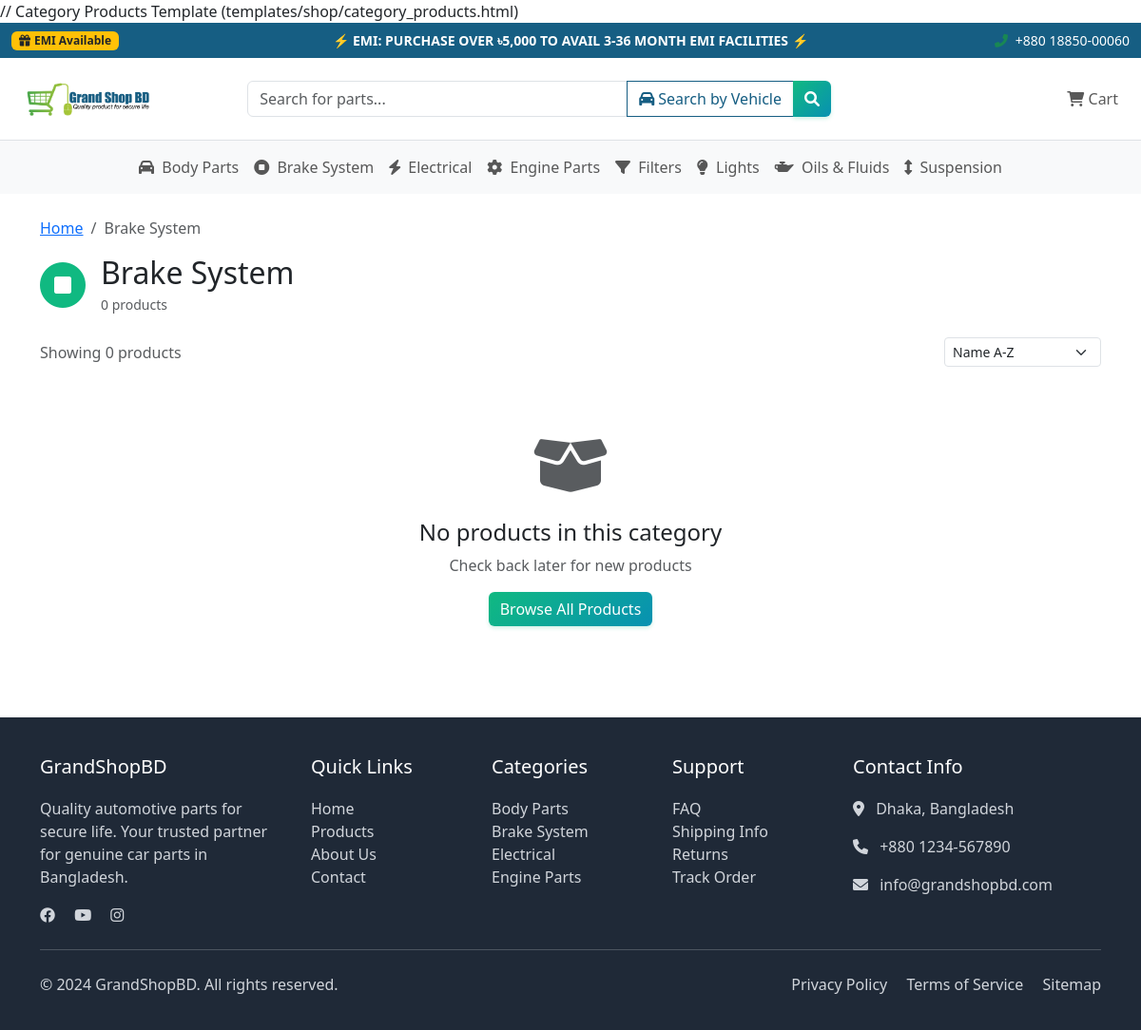
Page /category/brake-system/ on the committed database.
### shop/models.py (models this page shows, shortened)
class Category(models.Model):
    name = models.CharField(max_length=200)
    slug = models.SlugField(unique=True)
    parent = models.ForeignKey('self', null=True, blank=True, on_delete=models.CASCADE, related_name='children')
    description = models.TextField(blank=True)
    image = models.ImageField(upload_to='categories/', blank=True)
    icon = models.CharField(max_length=100, blank=True, help_text="CSS class for icon")
    is_active = models.BooleanField(default=True)
    order = models.PositiveIntegerField(default=0)
    created_at = models.DateTimeField(auto_now_add=True)
    class Meta:
        ordering = ['order', 'name']
        verbose_name_plural = "Categories"
    def get_absolute_url(self):
        return reverse('category_products', kwargs={'slug': self.slug})

### shop/views.py (the view)
# urls.py: path('category/<slug:slug>/', views.CategoryProductsView.as_view(), name='category_products'),
class CategoryProductsView(ListView):
    model = Product
    template_name = 'shop/category_products.html'
    context_object_name = 'products'
    paginate_by = 20
    def get_queryset(self):
        self.category = get_object_or_404(Category, slug=self.kwargs['slug'], is_active=True)
        categories = [self.category]
        def get_all_children(category):
            children = category.children.filter(is_active=True)
            for child in children:
                categories.append(child)
                get_all_children(child)
        get_all_children(self.category)
        return Product.objects.filter(
            category__in=categories,
            is_active=True
        ).select_related('brand', 'category').distinct()
    def get_context_data(self, **kwargs):
        context = super().get_context_data(**kwargs)
        context['category'] = self.category
        return context

### shop/context_processors.py (called while the page is built)
def site_context(request):
    context = {
        'site_name': 'GrandShopBD',
        'main_categories': Category.objects.filter(is_active=True, parent=None)[:8],
        'main_menu': MenuItem.objects.filter(is_active=True, parent=None),
    }
    cart_count = 0
    if request.user.is_authenticated:
        try:
            cart = Cart.objects.get(user=request.user)
            cart_count = cart.get_total_items()
        except Cart.DoesNotExist:
            pass
    elif request.session.session_key:
        try:
            cart = Cart.objects.get(session_key=request.session.session_key)
            cart_count = cart.get_total_items()
        except Cart.DoesNotExist:
            pass
    context['cart_count'] = cart_count
    return context

### templates/shop/category_products.html (shortened to what this page needs)
{% extends 'base.html' %}
{% load humanize %}
{% block content %}
<div class="container my-4">
    <nav aria-label="breadcrumb">
        <ol class="breadcrumb">
            <li class="breadcrumb-item"><a href="{% url 'home' %}">Home</a></li>
            <li class="breadcrumb-item active">{{ category.name }}</li>
        </ol>
    </nav>
    <div class="row mb-4">
        <div class="col-12">
            <div class="d-flex align-items-center">
                {% if category.image %}
                    <img src="{{ category.image.url }}" alt="{{ category.name }}" class="me-3 rounded" style="width: 60px; height: 60px; object-fit: cover;">
                {% elif category.icon %}
                    <i class="{{ category.icon }} fa-3x text-primary me-3"></i>
                {% endif %}
                <div>
                    <h1 class="h2 mb-1">{{ category.name }}</h1>
                    <small class="text-muted">{{ products.count }} products</small>
                </div>
            </div>
        </div>
    </div>
    <div class="row">
        <div class="col-12">
            <div class="d-flex justify-content-between align-items-center mb-4">
                <div>
                    <span class="text-muted">Showing {{ products.count }} products</span>
                </div>
                <div>
                    <select class="form-select form-select-sm" onchange="changeSort(this.value)">
                        <option value="name">Name A-Z</option>
                    </select>
                </div>
            </div>
            {% if products %}
                <div class="row">
                    {% for product in products %}
                        <div class="col-6 col-md-4 col-lg-3 mb-4">
                            <div class="card product-card h-100 position-relative">
                                {% if product.get_discount_percentage %}
                                    <div class="discount-badge">-{{ product.get_discount_percentage }}%</div>
                                {% endif %}
                                <a href="{{ product.get_absolute_url }}" class="text-decoration-none">
                                    {% with product.images.first as primary_image %}
                                        {% if primary_image %}
                                            <img src="{{ primary_image.image.url }}" class="card-img-top" alt="{{ product.name }}" style="height: 200px; object-fit: cover;">
                                        {% else %}
                                            <div class="card-img-top bg-light d-flex align-items-center justify-content-center" style="height: 200px;">
                                                <i class="fas fa-image text-muted fa-2x"></i>
                                            </div>
                                        {% endif %}
                                    {% endwith %}
                                </a>
                                <div class="card-body d-flex flex-column">
                                    <h6 class="card-title">
                                        <a href="{{ product.get_absolute_url }}" class="text-decoration-none text-dark">
                                            {{ product.name|truncatechars:50 }}
                                        </a>
                                    </h6>
                                    <small class="text-muted">{{ product.brand.name }}</small>
                                    <div class="mt-auto">
                                        <div class="mb-2">
                                            {% if product.offer_price %}
                                                <span class="price-old">৳{{ product.regular_price|floatformat:0 }}</span>
                                                <span class="price-new">৳{{ product.offer_price|floatformat:0 }}</span>
                                            {% else %}
                                                <span class="price-new">৳{{ product.regular_price|floatformat:0 }}</span>
                                            {% endif %}
                                        </div>
                                        {% if product.is_in_stock %}
                                            <div class="btn-group w-100" role="group">
                                                <button type="button" class="btn btn-outline-primary btn-sm" onclick="addToCart({{ product.id }})">
                                                    <i class="fas fa-cart-plus"></i>
                                                </button>
                                                <button type="button" class="btn btn-primary btn-sm flex-grow-1" onclick="buyNow({{ product.id }})">
                                                    Buy Now
                                                </button>
                                            </div>
                                        {% else %}
                                            <button type="button" class="btn btn-secondary btn-sm w-100" disabled>
                                                Out of Stock
                                            </button>
                                        {% endif %}
                                    </div>
                                </div>
                            </div>
                        </div>
                    {% endfor %}
                </div>
            {% else %}
                <div class="text-center py-5">
                    <i class="fas fa-box-open fa-4x text-muted mb-4"></i>
                    <h4>No products in this category</h4>
                    <p class="text-muted">Check back later for new products</p>
                    <a href="{% url 'product_list' %}" class="btn btn-primary">Browse All Products</a>
                </div>
            {% endif %}
        </div>
    </div>
</div>
{% endblock %}

### templates/base.html (shortened to what this page needs)
<!DOCTYPE html>
<html lang="en">
<head>
    <link href="https://cdn.jsdelivr.net/npm/bootstrap@5.3.0/dist/css/bootstrap.min.css" rel="stylesheet">
    <link href="https://cdnjs.cloudflare.com/ajax/libs/font-awesome/6.0.0/css/all.min.css" rel="stylesheet">
</head>
<body>
    <header>
        <div class="bg-dark text-white py-2">
            <div class="container-fluid">
                <div class="row align-items-center">
                    <div class="col-md-2">
                        <small class="badge bg-warning text-dark px-2 py-1">
                            <i class="fas fa-gift me-1"></i>EMI Available
                        </small>
                    </div>
                    <div class="col-md-8 text-center">
                        <small class="fw-bold">
                            <span class="text-warning">⚡</span>
                            EMI: PURCHASE OVER ৳5,000 TO AVAIL 3-36 MONTH EMI FACILITIES
                            <span class="text-warning">⚡</span>
                        </small>
                    </div>
                    <div class="col-md-2 text-end">
                        <small>
                            <i class="fas fa-phone-alt text-success me-1"></i>
                            <a href="tel:+8801885000060" class="text-white text-decoration-none">
                                +880 18850-00060
                            </a>
                        </small>
                    </div>
                </div>
            </div>
        </div>
        <nav class="navbar navbar-expand-lg navbar-light bg-white shadow-sm">
            <div class="container-fluid px-3">
                <a class="navbar-brand me-2" href="{% url 'home' %}">
                    <img src="/static/images/logo.png" alt="GrandShopBD" height="60" class="me-1">
                </a>
                <div class="flex-grow-1 mx-5 d-none d-lg-block">
                    <div class="position-relative">
                        <div class="input-group justify-content-center">
                            <input type="text" class="form-control" id="searchInput" placeholder="Search for parts..." style="max-width: 400px;">
                            <button class="btn btn-outline-primary" type="button" data-bs-toggle="modal" data-bs-target="#vehicleFilterModal">
                                <i class="fas fa-car me-1"></i>Search by Vehicle
                            </button>
                            <button class="btn btn-primary" type="button" onclick="performSearch()">
                                <i class="fas fa-search"></i>
                            </button>
                        </div>
                    </div>
                </div>
                <div class="collapse navbar-collapse" id="navbarNav">
                    <ul class="navbar-nav ms-auto">
                        <li class="nav-item">
                            <a class="nav-link position-relative" href="{% url 'cart' %}">
                                <i class="fas fa-shopping-cart"></i>
                                Cart
                            </a>
                        </li>
                    </ul>
                </div>
            </div>
        </nav>
        <nav class="navbar navbar-expand-lg navbar-light bg-light border-top">
            <div class="container">
                <div class="navbar-nav mx-auto">
                    {% for category in main_categories %}
                        <a class="nav-link" href="{{ category.get_absolute_url }}">
                            {% if category.icon %}
                                <i class="{{ category.icon }} me-1"></i>
                            {% endif %}
                            {{ category.name }}
                        </a>
                    {% endfor %}
                </div>
            </div>
        </nav>
    </header>
    <main>
        {% block content %}{% endblock %}
    </main>
    <footer class="footer mt-5">
        <div class="container">
            <div class="row">
                <div class="col-md-3">
                    <h5>GrandShopBD</h5>
                    <p>Quality automotive parts for secure life. Your trusted partner for genuine car parts in Bangladesh.</p>
                    <div>
                        <a href="#" class="me-3"><i class="fab fa-facebook"></i></a>
                        <a href="#" class="me-3"><i class="fab fa-youtube"></i></a>
                        <a href="#" class="me-3"><i class="fab fa-instagram"></i></a>
                    </div>
                </div>
                <div class="col-md-2">
                    <h5>Quick Links</h5>
                    <ul class="list-unstyled">
                        <li><a href="{% url 'home' %}">Home</a></li>
                        <li><a href="{% url 'product_list' %}">Products</a></li>
                        <li><a href="#">About Us</a></li>
                        <li><a href="#">Contact</a></li>
                    </ul>
                </div>
                <div class="col-md-2">
                    <h5>Categories</h5>
                    <ul class="list-unstyled">
                        {% for category in main_categories|slice:":4" %}
                            <li><a href="{{ category.get_absolute_url }}">{{ category.name }}</a></li>
                        {% endfor %}
                    </ul>
                </div>
                <div class="col-md-2">
                    <h5>Support</h5>
                    <ul class="list-unstyled">
                        <li><a href="#">FAQ</a></li>
                        <li><a href="#">Shipping Info</a></li>
                        <li><a href="#">Returns</a></li>
                        <li><a href="#">Track Order</a></li>
                    </ul>
                </div>
                <div class="col-md-3">
                    <h5>Contact Info</h5>
                    <p>
                        <i class="fas fa-map-marker-alt me-2"></i>
                        Dhaka, Bangladesh
                    </p>
                    <p>
                        <i class="fas fa-phone me-2"></i>
                        +880 1234-567890
                    </p>
                    <p>
                        <i class="fas fa-envelope me-2"></i>
                        info@grandshopbd.com
                    </p>
                </div>
            </div>
            <hr class="my-4">
            <div class="row">
                <div class="col-md-6">
                    <p>&copy; 2024 GrandShopBD. All rights reserved.</p>
                </div>
                <div class="col-md-6 text-end">
                    <a href="#" class="me-3">Privacy Policy</a>
                    <a href="#" class="me-3">Terms of Service</a>
                    <a href="#">Sitemap</a>
                </div>
            </div>
        </div>
    </footer>

### templates/base.html (style rules this page uses)
:root { --primary-color: #10b981; --secondary-color: #0891b2; --success-color: #059669; --danger-color: #ef4444; --warning-color: #f59e0b; --accent-color: #06b6d4; }
.container-fluid.px-3 { padding-left: 1rem; padding-right: 1rem; }
.navbar-brand.me-2 { margin-right: 0.5rem; }
.flex-grow-1 .input-group .form-control { max-width: 400px; min-width: 300px; }
.navbar-brand { color: var(--primary-color) !important; }
.btn-primary { background: linear-gradient(135deg, var(--primary-color), var(--secondary-color)); border: none; box-shadow: 0 2px 4px rgba(16, 185, 129, 0.2); }
.btn-outline-primary { color: #165e83; border-color: #165e83; }
.bg-dark { background-color: #165e83 !important; }
.text-primary { color: var(--primary-color) !important; }
.footer { background-color: #1f2937; color: #d1d5db; padding: 40px 0 20px; }
.footer h5 { color: white; margin-bottom: 20px; }
.footer a { color: #d1d5db; text-decoration: none; }

### rows in the picture
Category: name "Body Parts"
Category: name "Brake System"
Category: name "Electrical"
Category: name "Engine Parts"
Category: name "Filters"
Category: name "Lights"
Category: name "Oils & Fluids"
Category: name "Suspension"

### other values in the picture
{{ products.count }} "0"
